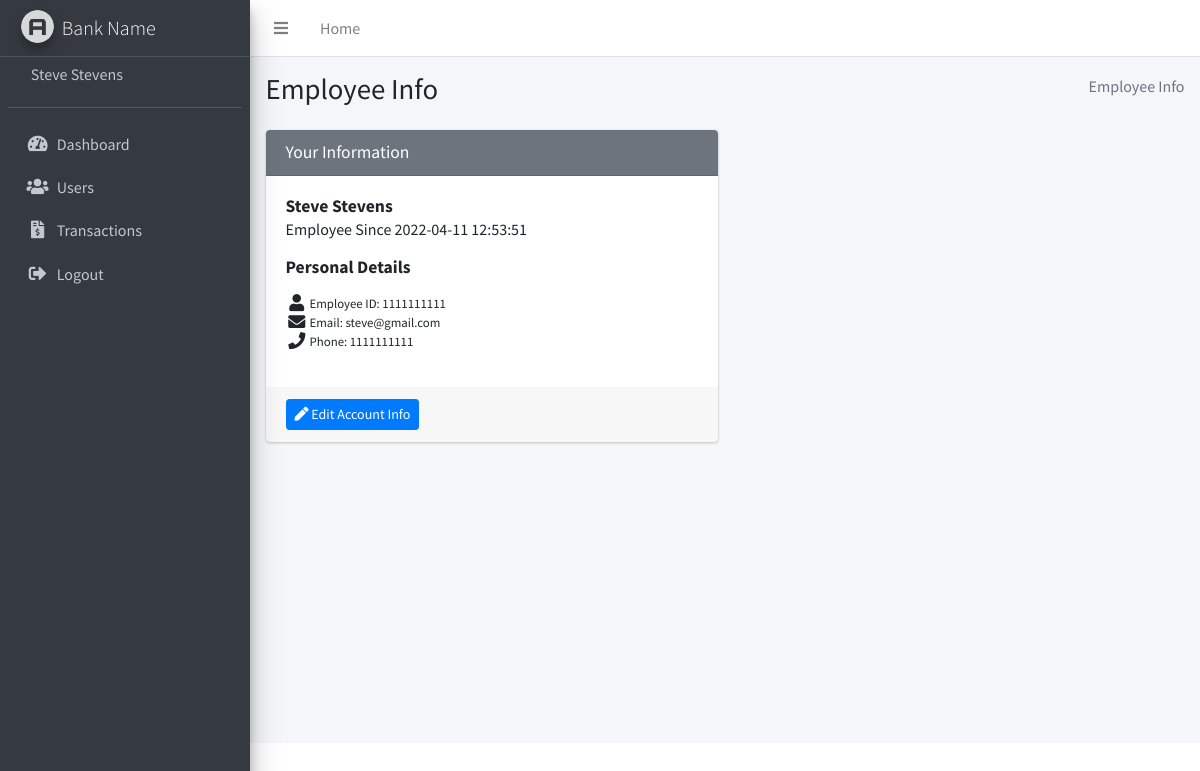
The app's page /admin/Pages/employee.php (signed in) with its own data.
### tables this page shows
CREATE TABLE `employee` (
  `employeeID` int(10) UNSIGNED ZEROFILL NOT NULL,
  `firstName` varchar(30) NOT NULL,
  `lastName` varchar(30) NOT NULL,
  `username` varchar(20) NOT NULL,
  `email` varchar(60) NOT NULL,
  `phone` char(10) NOT NULL,
  `password` varchar(60) NOT NULL,
  `pin` char(4) NOT NULL,
  `dateCreated` timestamp NOT NULL DEFAULT current_timestamp()
);

### db-functions.php (called while the page is built, shortened)
<?php
$db = new mysqli('localhost', 'root', '', 'bankproject');
function getEmployeeData($customer)
{
    global $db;
    $query = "SELECT * FROM employee WHERE employeeID = '$customer'";
    $result = $db->query($query);
    $num_results = $result->num_rows;
    if ($num_results == 0) {
        return 'Employee has not been found.';
    } elseif ($num_results != 1) {
        return 'Error.';
    } else {
        $data = $result->fetch_assoc();
        return $data;
    }
}

### admin/Pages/employee.php (the view, shortened to what this page needs)
<?php
$title = "Employee Info";
include '../view/header.php';
include '../view/navigation.php';
$data = getEmployeeData($employee)
?>
<section class="content">
    <div class="container-fluid">
        <div class="row">
            <div class="col-md-6">
                <div class="card card-secondary">
                    <div class="card-header">
                        <h3 class="card-title">Your Information</h3>
                    </div>
                    <div class="card-body">
                        <h4 class="card-title"><b><?php echo $data['firstName'] . ' ' . $data['lastName'] ?></b></h4>
                        <p class="card-text">Employee Since <?php echo $data['dateCreated'] ?> </p>
                        <h4 class="card-title"><b>Personal Details</b></h4>
                        <p class="card-text">
                        <ul class="ml-4 mb-0 fa-ul">
                            <li class="small"><span class="fa-li"><i class="fas fa-lg fa-user"></i></span> Employee ID: <?php echo $data['employeeID'] ?></li>
                            <li class="small"><span class="fa-li"><i class="fas fa-lg fa-envelope"></i></span> Email: <?php echo $data['email'] ?></li>
                            <li class="small"><span class="fa-li"><i class="fas fa-lg fa-phone"></i></span> Phone: <?php echo $data['phone'] ?></li>
                        </ul>
                        </p>
                    </div>
                    <div class="card-footer">
                        <a href="edit-employee.php" class="btn btn-sm btn-primary">
                            <i class="fas fa-pen"></i> Edit Account Info
                        </a>
                    </div>
                </div>
            </div>
        </div>
        <br />
    </div>
</section>
<?php include '../view/footer.php' ?>

### admin/view/navigation.php (shortened to what this page needs)
<div class="wrapper">
    <nav class="main-header navbar navbar-expand navbar-white navbar-light">
        <ul class="navbar-nav">
            <li class="nav-item">
                <a class="nav-link" data-widget="pushmenu" href="#" role="button"><i class="fas fa-bars"></i></a>
            </li>
            <li class="nav-item d-none d-sm-inline-block">
                <a href="../Pages/dashboard.php" class="nav-link">Home</a>
            </li>
        </ul>
    </nav>
    <aside class="main-sidebar sidebar-dark-primary elevation-4">
        <a href="../Pages/dashboard.php" class="brand-link">
            <img src="../dist/img/AdminLTELogo.png" alt="AdminLTE Logo" class="brand-image img-circle elevation-3" style="opacity: .8">
            <span class="brand-text font-weight-light">Bank Name</span>
        </a>
        <div class="sidebar">
            <div class="user-panel mt-3 pb-3 mb-3 d-flex">
                <div class="image">
                </div>
                <div class="info">
                    <a href="../Pages/employee.php" class="d-block ">
                        <?php $data = getEmployeeData($employee);
                        echo $data['firstName'] . ' ' . $data['lastName'] ?>
                    </a>
                </div>
            </div>
            <nav class="mt-2">
                <ul class="nav nav-pills nav-sidebar flex-column" data-widget="treeview" role="menu" data-accordion="false">
                    <?php
                    $dashboard_class = "nav-link";
                    $users_class = "nav-link";
                    $transaction_class = "nav-link";
                    $users_nav = 'nav-item';
                    $transaction_nav = 'nav-item';
                    ?>
                    <li class="nav-item">
                        <a href="../Pages/dashboard.php" class="<?php echo $dashboard_class ?>">
                            <i class="nav-icon fas fa-tachometer-alt"></i>
                            <p>
                                Dashboard
                            </p>
                        </a>
                    </li>
                    <li class="<?php echo $users_nav ?>">
                        <a href="../Pages/users.php" class="<?php echo $users_class ?>">
                            <i class="nav-icon fas fa-users"></i>
                            <p>
                                Users
                            </p>
                        </a>
                    </li>
                    <li class="<?php echo $transaction_nav ?>">
                        <a href="transactions.php" class="<?php echo $transaction_class ?>">
                            <i class="nav-icon fas fa-regular fa-file-invoice-dollar"></i>
                            <p>
                                Transactions
                            </p>
                        </a>
                    </li>
                    <li class="nav-item">
                        <a href="../functions/logout.php" class="nav-link">
                            <i class="nav-icon fas fa-sign-out-alt"></i>
                            <p>
                                Logout
                            </p>
                        </a>
                    </li>
                </ul>
            </nav>
        </div>
    </aside>
    <div class="content-wrapper">
        <div class="content-header">
            <div class="container-fluid">
                <div class="row mb-2">
                    <div class="col-sm-6">
                        <h1 class="m-0"><?php echo $title ?></h1>
                    </div>
                    <div class="col-sm-6">
                        <ol class="breadcrumb float-sm-right">
                            <li class="breadcrumb-item active"><?php echo $title ?></li>
                        </ol>
                    </div>
                </div>
            </div>
        </div>

### records on screen
employee: firstName "Steve", lastName "Stevens", dateCreated "2022-04-11 12:53:51", employeeID "1111111111", email "steve@gmail.com", phone "1111111111"

### other values on screen
$title "Employee Info"
